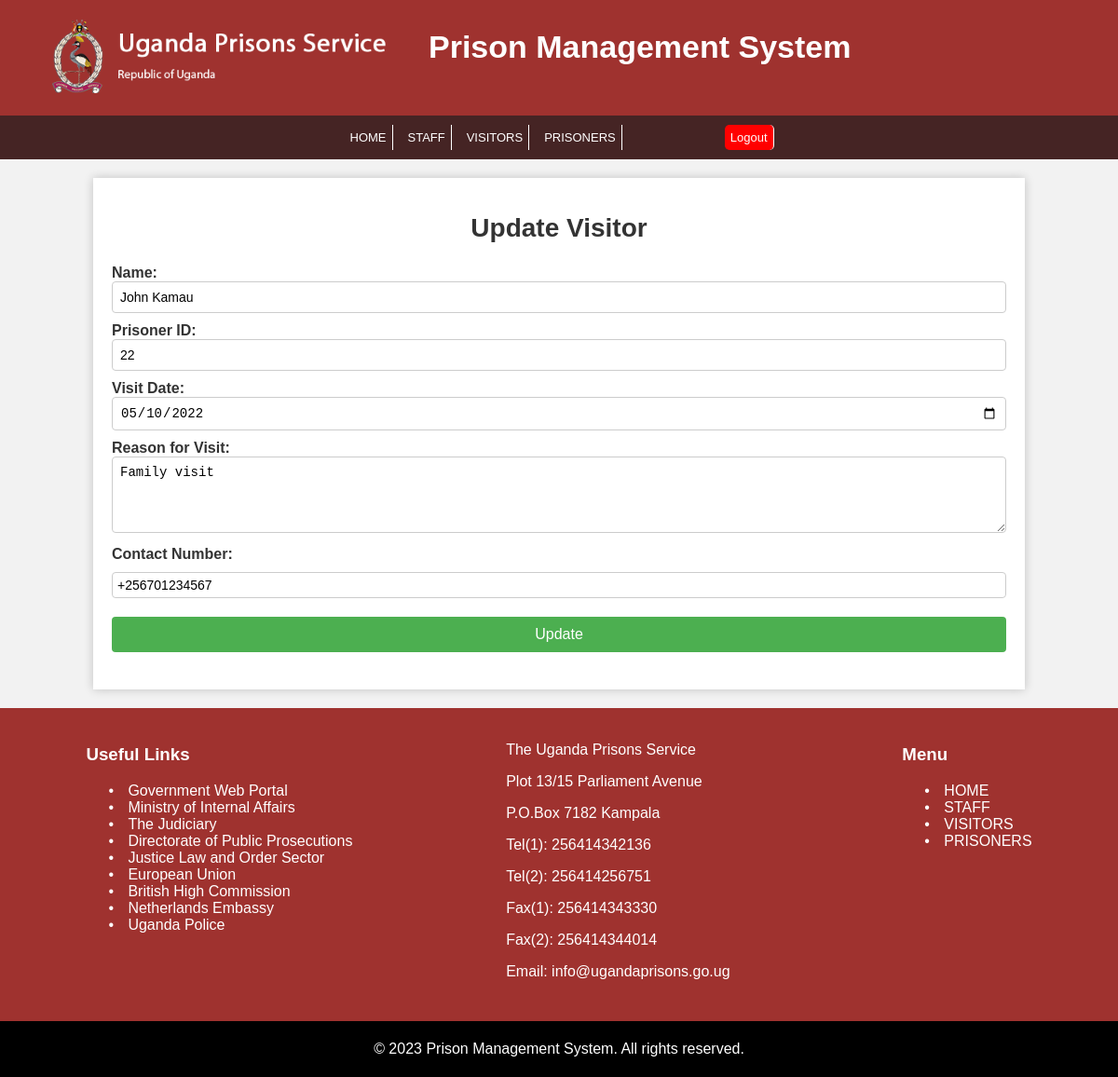
The app's page /edit_visitor.php?visit_id=46 (signed in) with its own data.
### tables this page shows
CREATE TABLE IF NOT EXISTS `visit` (
  `visit_id` int(50) NOT NULL AUTO_INCREMENT,
  `name` varchar(45) DEFAULT NULL,
  `prisoner_id` int(11) NOT NULL,
  `visit_date` date NOT NULL,
  `reason` varchar(225) NOT NULL,
  `contact` varchar(20) NOT NULL,
  PRIMARY KEY (`visit_id`),
  KEY `prisoner_id_idx` (`prisoner_id`)
);

### edit_visitor.php (the view, shortened to what this page needs)
<?php
require "connect.php";
if (isset($_GET['visit_id'])) {
    $visit_id = $_GET['visit_id'];
} else {
    header('Location: edit_visitor.php');
    exit;
}
$query = "SELECT * FROM visit WHERE visit_id = '$visit_id'";
$result = mysqli_query($con, $query);
$visitorData = mysqli_fetch_assoc($result);
?>
<!DOCTYPE html>
<html>
<head>
    <link rel="stylesheet" href="style.css">
</head>
<body>
<header>
    <div class="logo">
        <img src="prisons.png" alt="Prisons Logo" style="width: 400px;">
    </div>
    <h1>Prison Management System</h1>
</header>
    <nav class="menu">
        <div class="menu-bar">
            <ul class="menu-items">
            <li><a href="home.php">HOME</a></li>
                <li><a href="staff.php">STAFF</a></li>
                <li><a href="visitors.php">VISITORS</a></li>
                <li><a href="view_prisoner.php">PRISONERS</a></li>
                <li class="login-signup">
                    <?php
                    if (isset($_SESSION['username'])) {
                        echo '<div class="logout-buttons">
                                <a href="logout.php" class="logout-button">Logout</a>
                            </div>';
                    } else {
                        echo '<div class="login-signup-buttons">
                                <a href="login.php" class="login-button">Login</a>
                                <a href="user.php" class="signup-button">Sign Up</a>
                            </div>';
                    }
                    ?>
                </li>
            </ul>
        </div>
    </nav>
<div class="container">
    <section id="update-visitor" class="section">
        <br><h1>Update Visitor</h1>
        <form action="" method="POST">
            <div class="form-group">
                <label for="name">Name:</label>
                <input type="text" name="name" id="name" value="<?php echo $visitorData['name']; ?>" required>
            </div>
            <div class="form-group">
                <label for="prisoner_id">Prisoner ID:</label>
                <input type="text" name="prisoner_id" id="prisoner_id" value="<?php echo $visitorData['prisoner_id']; ?>" required>
            </div>
            <div class="form-group">
                <label for="visit_date">Visit Date:</label>
                <input type="date" name="visit_date" id="visit_date" value="<?php echo $visitorData['visit_date']; ?>" required>
            </div>
            <div class="form-group">
                <label for="reason">Reason for Visit:</label>
                <textarea name="reason" id="reason" rows="4" required><?php echo $visitorData['reason']; ?></textarea>
            </div>
            <div class="form-group">
                <label for="contact">Contact Number:</label>
                <input type="text" name="contact" id="contact" value="<?php echo $visitorData['contact']; ?>" style="color:black" required>
            </div>
            <input type="submit" name="update" value="Update">
        </form>
    </section>
      </div>
    <footer>
        <section id="contact" class="section">
            <div id="links">
                <h3>Useful Links</h3>
                <ul>
                    <li><a href="https://www.uganda.go.ug/">Government Web Portal</a></li>
                    <li><a href="https://www.mia.go.ug/">Ministry of Internal Affairs</a></li>
                    <li><a href="https://www.judiciary.go.ug/">The Judiciary</a></li>
                    <li><a href="https://www.dpp.go.ug/">Directorate of Public Prosecutions</a></li>
                    <li><a href="https://jlos.go.ug/">Justice Law and Order Sector</a></li>
                    <li><a href="https://eeas.europa.eu/delegations/uganda_en">European Union</a></li>
                    <li><a href="https://www.gov.uk/world/uganda">British High Commission</a></li>
                    <li><a href="https://www.netherlandsandyou.nl/countries/uganda">Netherlands Embassy</a></li>
                    <li><a href="https://www.upf.go.ug/">Uganda Police</a></li>
                </ul>
            </div>
            <div id="contact-info">
                <p>The Uganda Prisons Service</p>
                <p>Plot 13/15 Parliament Avenue</p>
                <p>P.O.Box 7182 Kampala</p>
                <p>Tel(1): 256414342136</p>
                <p>Tel(2): 256414256751</p>
                <p>Fax(1): 256414343330</p>
                <p>Fax(2): 256414344014</p>
                <p>Email: info@ugandaprisons.go.ug</p>
            </div>
            <div id="menu">
                <h3>Menu</h3>
                <ul>
                <li><a href="home.php">HOME</a></li>
                <li><a href="staff.php">STAFF</a></li>
                <li><a href="visitors.php">VISITORS</a></li>
                <li><a href="view_prisoner.php">PRISONERS</a></li>
                </ul>
            </div>
        </section>
        <br>
    </footer>
    <div class="copyright">
        <p>&copy; 2023 Prison Management System. All rights reserved.</p>
    </div>
</body>
</html>

### style.css (style rules this page uses)
body { font-family: Arial, sans-serif; background-color: #f2f2f2; color: #333; margin: 0; padding: 0; }
.container { max-width: 960px; margin: 0 auto; padding: 20px; background-color: rgba(255, 255, 255, 0.8); box-shadow: 0 0 10px rgba(0, 0, 0, 0.2); }
h1 { font-size: 28px; font-weight: bold; color: #333; text-align: center; margin-top: 0; }
form { margin-bottom: 20px; }
input[type="text"], input[type="date"], textarea, select { width: 100%; padding: 10px; border: 1px solid #ccc; border-radius: 4px; box-sizing: border-box; margin-bottom: 10px; background-color: #fff; }
textarea { resize: vertical; }
input[type="submit"] { background-color: #ff3366; color: #fff; border: none; padding: 10px 20px; border-radius: 4px; cursor: pointer; }
body { background-size: cover; }

### edit_visitor.php (style rules this page uses)
body { font-family: Arial, sans-serif; background-color: #f2f2f2; color: #333; margin: 0; padding: 0; }
header { background-color: #9F322F; display: flex; align-items: center; padding: 20px; color: #FFF; }
header .logo { margin-right: 20px; padding-left: 20px; }
header h1 { font-weight: bold; margin: 10; font-size: 34px; color: #FFF; }
.menu { flex: 1; background-color: #452424; }
.menu-items { display: flex; justify-content: center; align-items: center; list-style-type: none; padding: 0; margin: 0; font-size: 13px; }
.menu-items li { margin-bottom: 10px; margin-top: 10px; margin-left: 10px; }
.menu-items li a { display: block; padding: 6px; text-decoration: none; color: #fff; border-right: 1px solid #fff; }
.container { max-width: 960px; margin: 20px auto; padding: 20px; background-color: #FFF; box-shadow: 0 0 10px rgba(0, 0, 0, 0.2); }
.container form { display: flex; flex-direction: column; justify-content: center; height: 100%; }
.container label { font-weight: bold; margin-bottom: 5px; }
.container input[type="text"], .container input[type="number"], .container input[type="date"], .container textarea, .container select { padding: 8px; margin-bottom: 10px; border: 1px solid #ccc; border-radius: 4px; font-size: 14px; width: 100%; }
.container input[type="submit"] { padding: 10px 20px; background-color: #4CAF50; color: white; border: none; border-radius: 4px; font-size: 16px; cursor: pointer; width: auto; margin-top: 10px; }
.container textarea { resize: vertical; }
.container section { height: 100%; }
footer { margin-top: 10px; padding: 5px; background-color: #9F322F; color: #fff; text-align: left; }
#contact { display: flex; justify-content: space-around; margin-top: 10px; padding: 5px; color: white; }
#links { list-style-type: none; padding: 0; }
#links li { display: flex; align-items: center; }
#links li:before { content: "\2022"; color: white; display: inline-block; width: 1em; margin-left: -1em; }
#links a { text-decoration: none; color: white; margin-left: 5px; }
#links h3 { text-align: center; }
.copyright { background-color: black; padding: 5px; color: white; text-align: center; }
#links, #menu { list-style-type: none; padding: 0; }
#links li, #menu li { display: flex; align-items: center; }
#links li:before, #menu li:before { content: "\2022"; color: white; display: inline-block; width: 1em; margin-left: -1em; }
#links a, #menu a { text-decoration: none; color: white; margin-left: 5px; }
#links h3, #menu h3 { text-align: left; }
#contact-info { text-align: left; }
#menu { margin-left: 20px; }
.menu-items, .logout-buttons, .login-signup-buttons { display: flex; align-items: center; }
.logout-button, .login-button, .signup-button { padding: 10px 20px; border-radius: 5px; margin-right: 10px; }
.logout-button { background-color: red; margin-left: 100px; }

### records on screen
visit: name "John Kamau", prisoner_id "22", visit_date "05/10/2022", reason "Family visit", contact "+256701234567"
